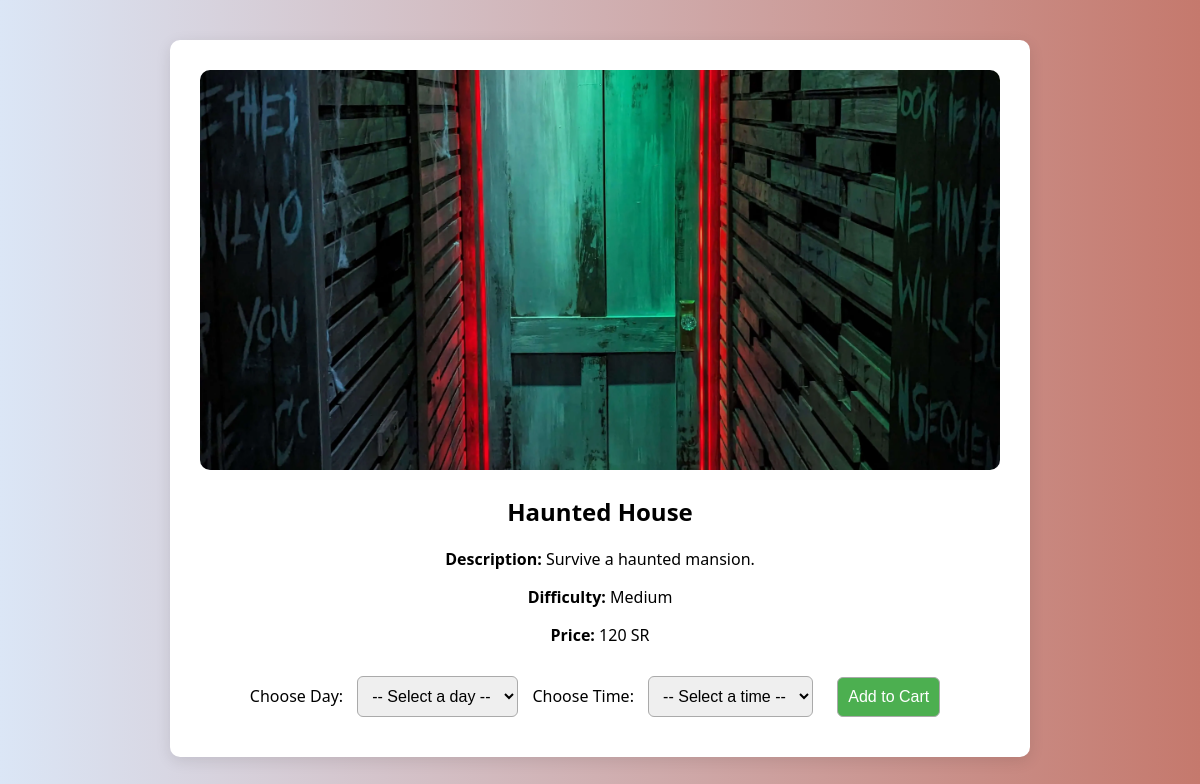
The page /escape_details.php?id=2 (signed in) on the database its author committed.
### tables this page shows
CREATE TABLE "rooms" (
	"id"	INTEGER,
	"name"	TEXT,
	"description"	TEXT,
	"difficulty"	TEXT,
	"price"	REAL,
	"image"	TEXT,
	PRIMARY KEY("id" AUTOINCREMENT)
);

### escape_details.php (the view, shortened to what this page needs)
<?php
try {
    $db = new PDO("sqlite:database.sqlite");
} catch (PDOException $e) {
    die("Database connection failed: " . $e->getMessage());
}
$id = (int) $_GET['id'];
$stmt = $db->prepare("SELECT * FROM rooms WHERE id = ?");
$stmt->execute([$id]);
$room = $stmt->fetch(PDO::FETCH_ASSOC);
?>
<!DOCTYPE html>
<html>
<head>
</head>
<body>
<div class="container">
    <img src="images/<?php echo htmlspecialchars($room['image']); ?>" alt="Room image">
    <h2><?php echo htmlspecialchars($room['name']); ?></h2>
    <p><strong>Description:</strong> <?php echo htmlspecialchars($room['description']); ?></p>
    <p><strong>Difficulty:</strong> <?php echo htmlspecialchars($room['difficulty']); ?></p>
    <p><strong>Price:</strong> <?php echo htmlspecialchars($room['price']); ?> SR</p>
    <form method="post" action="cart.php">
        <label for="day">Choose Day:</label>
        <select name="day" required>
            <option value="">-- Select a day --</option>
        </select>
        <label for="time">Choose Time:</label>
        <select name="time" required>
            <option value="">-- Select a time --</option>
        </select>
        <button type="submit">Add to Cart</button>
    </form>
</div>
</body>
</html>

### escape_details.php (style rules this page uses)
body { font-family: 'Segoe UI', sans-serif; background: linear-gradient(to right, #dbe6f6, #c5796d); margin: 0; padding: 0; }
.container { max-width: 800px; margin: 40px auto; background: white; border-radius: 10px; box-shadow: 0 4px 15px rgba(0,0,0,0.1); padding: 30px; text-align: center; }
img { width: 100%; border-radius: 10px; max-height: 400px; object-fit: cover; }
h2 { margin-top: 20px; }
form { margin-top: 20px; }
select, button { padding: 10px; font-size: 16px; margin: 10px; border-radius: 6px; border: 1px solid #aaa; }
button { background: #4CAF50; color: white; cursor: pointer; }

### rows shown on the page
rooms: image (picture), name "Haunted House", description "Survive a haunted mansion.", difficulty "Medium", price "120"
